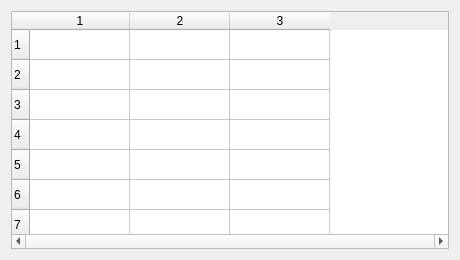
<?xml version="1.0" encoding="UTF-8"?>
<ui version="4.0"><class>Dialog</class><widget class="QDialog" name="Dialog"><property name="geometry"><rect><x>0</x><y>0</y><width>460</width><height>260</height></rect></property><property name="windowTitle"><string>Scroll policy_off_vertical</string></property><layout class="QVBoxLayout" name="verticalLayout"><property name="leftMargin"><number>11</number></property><property name="topMargin"><number>11</number></property><property name="rightMargin"><number>11</number></property><property name="bottomMargin"><number>11</number></property><property name="spacing"><number>6</number></property><item><widget class="QTableWidget" name="table"><property name="rowCount"><number>50</number></property><property name="columnCount"><number>3</number></property><property name="verticalScrollBarPolicy"><enum>Qt::ScrollBarAlwaysOff</enum></property><property name="horizontalScrollBarPolicy"><enum>Qt::ScrollBarAlwaysOn</enum></property></widget></item></layout></widget></ui>
